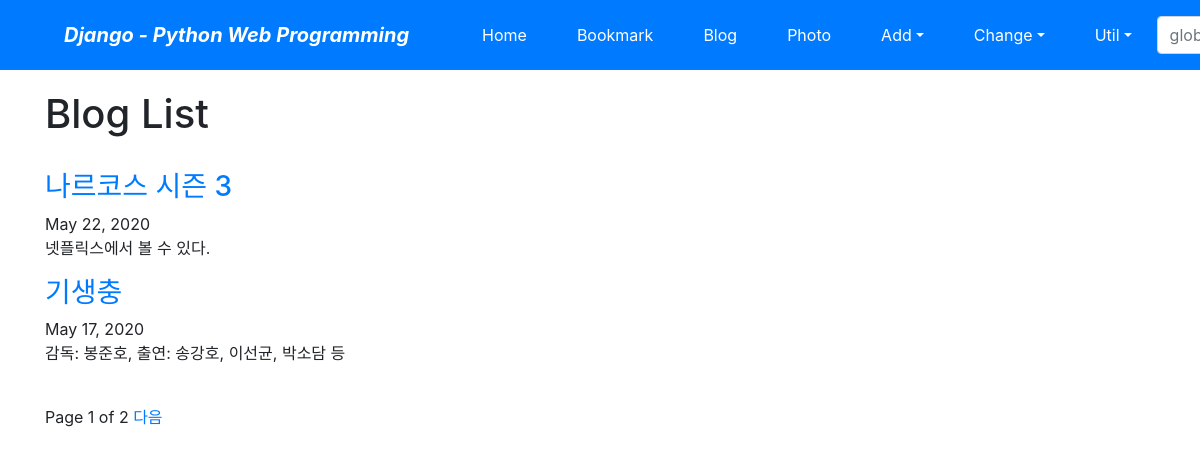
The page /blog/ on the database as committed earlier.
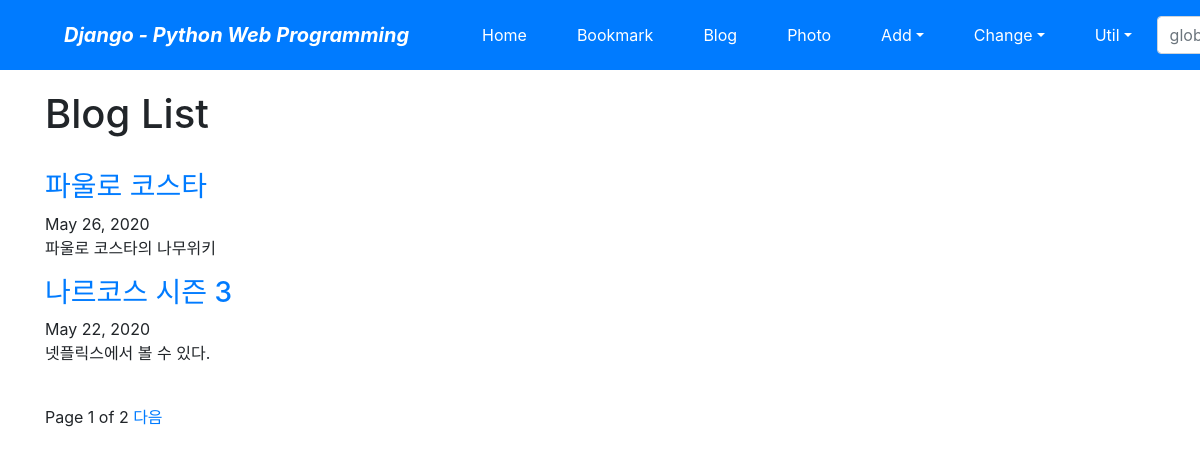
The same page on the database as committed later.
### blog/models.py (models this page shows, shortened)
class Post(models.Model):
    title = models.CharField(verbose_name='TITLE', max_length=50)
    slug = models.SlugField(
        'SLUG', unique=True, allow_unicode=True, help_text='one word for title alias')
    description = models.CharField(
        'DESCRIPTION', max_length=100, blank=True, help_text='simple description text')
    content = models.TextField('CONTENT')
    create_dt = models.DateTimeField('CREATE DATE', auto_now_add=True)
    modify_dt = models.DateTimeField('MODIFY DATE', auto_now=True)
    tags = TaggableManager(blank=True)
    owner = models.ForeignKey(
        User, on_delete=models.CASCADE, verbose_name='OWNER', blank=True, null=True)
    class Meta:
        verbose_name = 'post'
        verbose_name_plural = 'posts'
        db_table = 'blog_posts'
        ordering = ('-modify_dt',)
    def get_absolute_url(self):
        return reverse("blog:post_detail", args=(self.slug,))

### blog/views.py (the view)
# urls.py: path('', views.PostLV.as_view(), name='index'),
class PostLV(ListView):
    model = Post
    template_name = 'blog/post_all.html'
    context_object_name = 'posts'
    paginate_by = 2

### blog/templates/blog/post_all.html (shortened to what this page needs)
{% extends "base.html"%}
{% block content %}
    <h1>Blog List</h1>
    <br/>
    {% for post in posts %}
        <h3>
            <a href="{{ post.get_absolute_url }}">{{ post.title }}</a>
        </h3>
        {{ post.modify_dt|date:"N d, Y"}}
        <p>{{ post.description }}</p>
    {% endfor %}
    <br/>
    <div>
        <span>
            Page
            {{ page_obj.number}}
            of
            {{page_obj.paginator.num_pages}}
            {%if page_obj.has_next %}
                <a href="?page={{ page_obj.next_page_number }}">다음</a>
            {% endif %}
        </span>
    </div>
{% endblock %}

Rows that differ between the two databases and show on the page:
no longer on this page (row unchanged): Post: title "기생충", modify_dt "May 17, 2020", description "감독: 봉준호, 출연: 송강호, 이선균, 박소담 등"
added Post: title "파울로 코스타", modify_dt "May 26, 2020", description "파울로 코스타의 나무위키"
